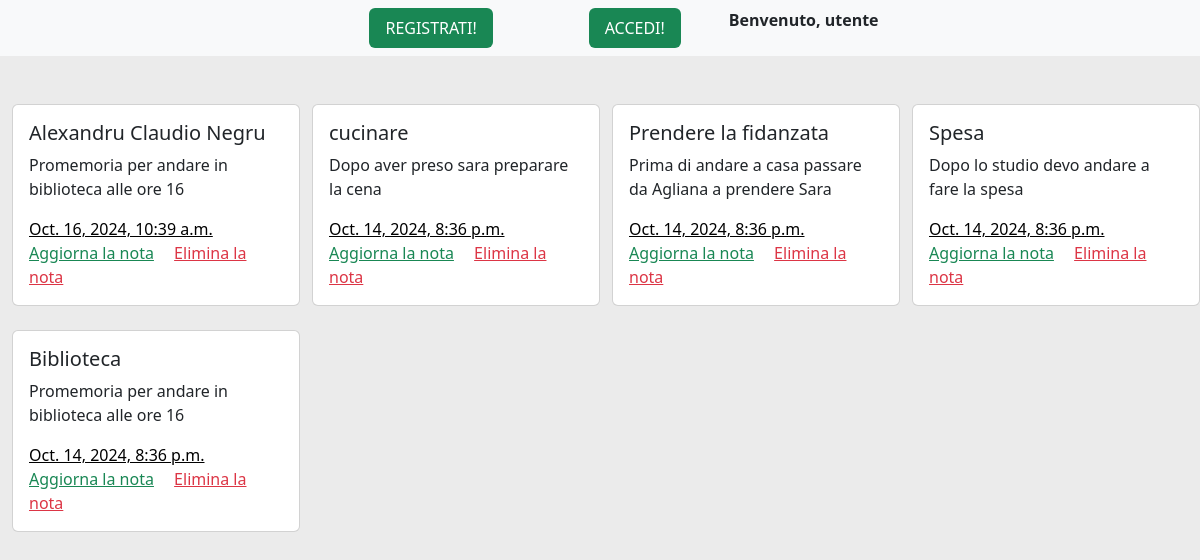
Before: /note/ with the older database file.
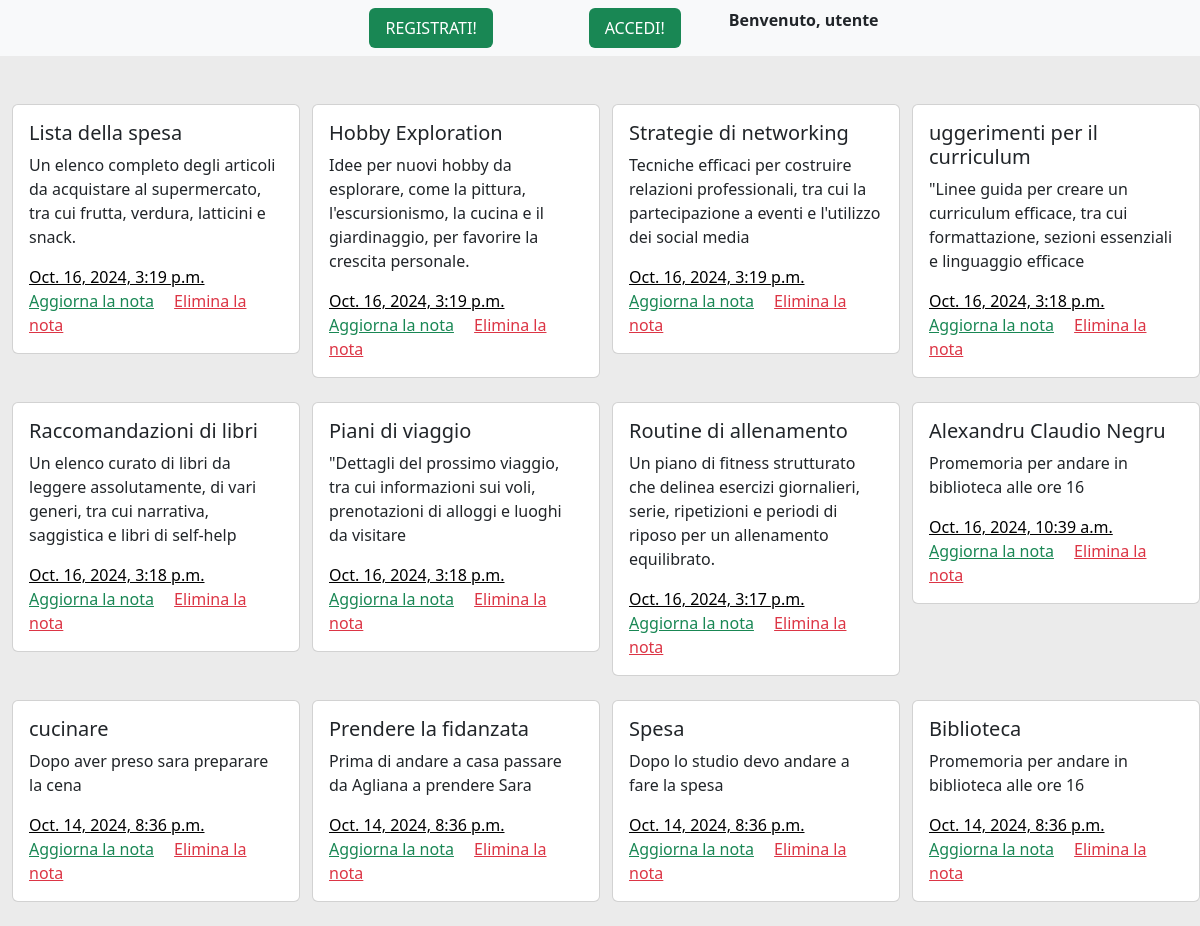
After: the same page with the newer database file.
### note/models.py (models this page shows, shortened)
class Note(models.Model):
    nome = models.CharField(max_length=40)
    description = models.CharField(max_length=2000)
    created_at = models.DateTimeField(auto_now_add= True)
    user= models.ForeignKey(User, on_delete=models.CASCADE)#User con questa relazione è il modello figlio. Eseguito import da django - ogni nota è collegata ad un solo utente

### note/views.py (the view)
# urls.py: path('', note, name='note'),  # Questa è la vista principale per l'app 'note'
def note(request):
    note = Note.objects.all().order_by('-id')
    return render(request, 'note/test.html' , {"note" : note})

### note/templates/note/test.html (shortened to what this page needs)
{%extends 'note/common.html' %}
  {% block content %}
  <div class="container-fluid mt-5">
    <div class="row">
      {% for nota in note %}
        <div class="col-lg-6 col-xl-3 col-md-6 mb-4">
          <div class="card" style="width: 18rem;">
            <div class="card-body">
              <h5 class="card-title">{{nota.nome}}</h5>
              <p class="card-text">{{nota.description }}</p>
              <a class="card-text text-black">{{nota.created_at}}</a><br>
              <a href="{% url 'update_note' nota.id %}" class="card-link text-success">Aggiorna la nota</a>
              <a href="{% url 'remove_note' nota.id %}" class="card-link text-danger">Elimina la nota</a>
            </div>
          </div>
        </div>
        {% if forloop.counter|divisibleby:4 %}
          </div>
          <div class="row">
        {% endif %}
      {% endfor %}
    </div>
  </div>
  {% endblock%}

Changed rows visible on the page:
added Note: nome "Lista della spesa", description "Un elenco completo degli articoli da acquistare al supermercato, tra cui frutta, verdura, latticini e snack.", created_at "Oct. 16, 2024, 3:19 p.m."
added Note: nome "Hobby Exploration", description "Idee per nuovi hobby da esplorare, come la pittura, l'escursionismo, la cucina e il giardinaggio, per favorire la crescita personale.", created_at "Oct. 16, 2024, 3:19 p.m."
added Note: nome "Strategie di networking", description "Tecniche efficaci per costruire relazioni professionali, tra cui la partecipazione a eventi e l'utilizzo dei social media", created_at "Oct. 16, 2024, 3:19 p.m."
added Note: nome "uggerimenti per il curriculum", description "\"Linee guida per creare un curriculum efficace, tra cui formattazione, sezioni essenziali e linguaggio efficace", created_at "Oct. 16, 2024, 3:18 p.m."
added Note: nome "Raccomandazioni di libri", description "Un elenco curato di libri da leggere assolutamente, di vari generi, tra cui narrativa, saggistica e libri di self-help", created_at "Oct. 16, 2024, 3:18 p.m."
added Note: nome "Piani di viaggio", description "\"Dettagli del prossimo viaggio, tra cui informazioni sui voli, prenotazioni di alloggi e luoghi da visitare", created_at "Oct. 16, 2024, 3:18 p.m."
added Note: nome "Routine di allenamento", description "Un piano di fitness strutturato che delinea esercizi giornalieri, serie, ripetizioni e periodi di riposo per un allenamento equilibrato.", created_at "Oct. 16, 2024, 3:17 p.m."
